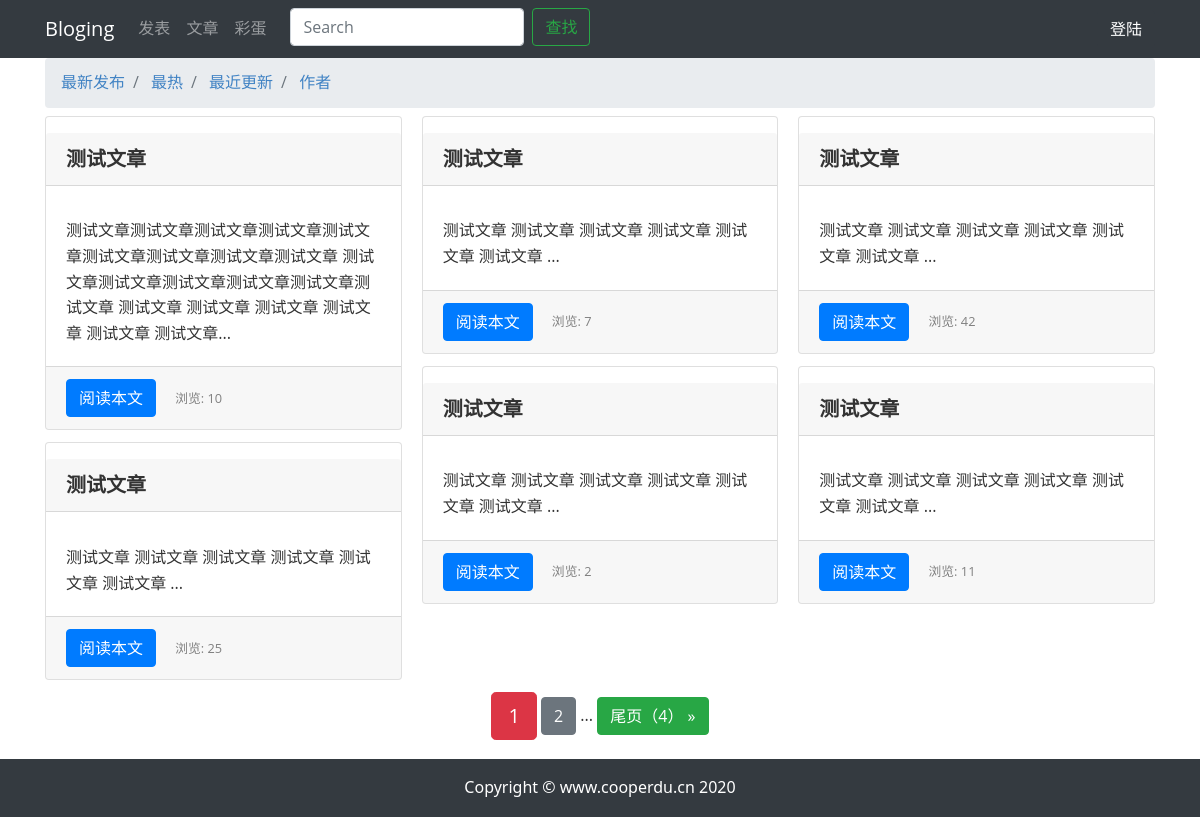
Page /article/ on the earlier database version.
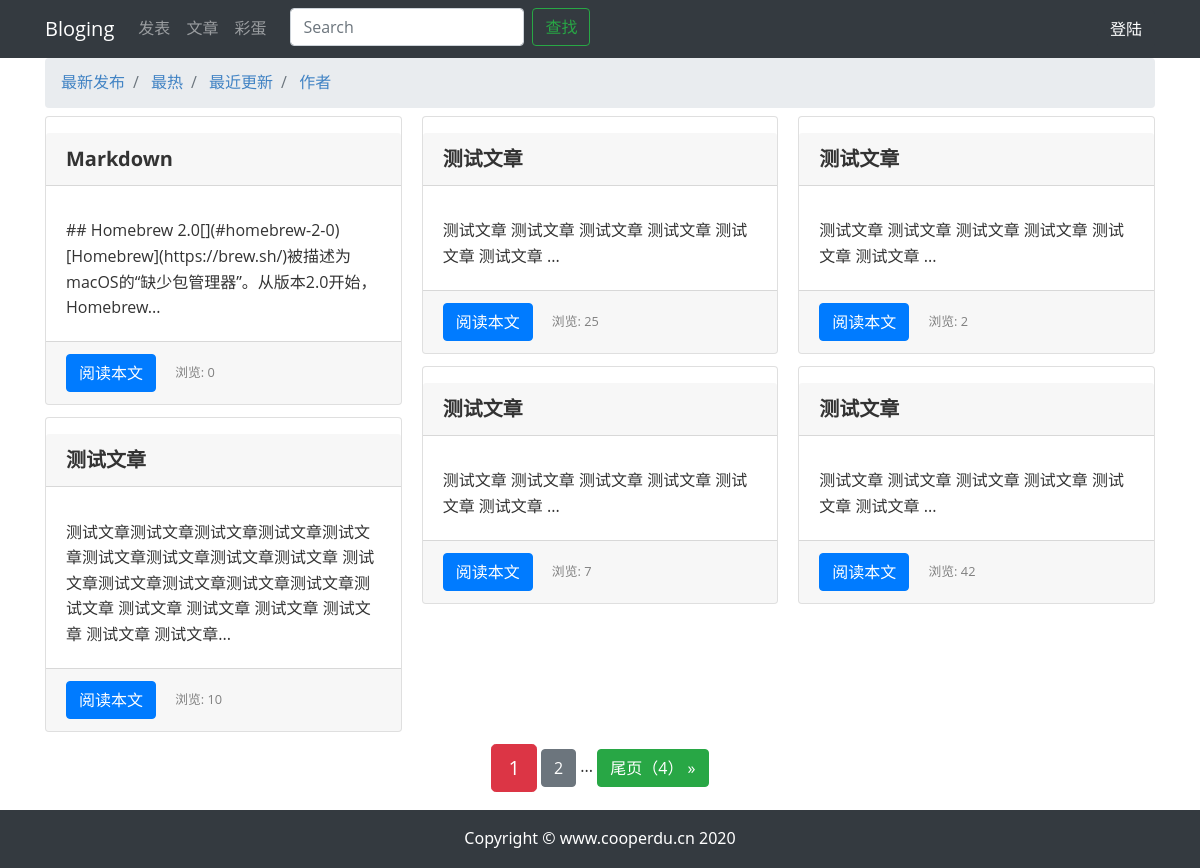
Same page on the later database version.
### article/models.py (models this page shows, shortened)
class ArticlePost(models.Model):
    author = models.ForeignKey(User, on_delete=models.CASCADE)
    title = models.CharField(max_length=100)
    body = models.TextField()
    created = models.DateTimeField(default=timezone.now)
    updated = models.DateTimeField(auto_now=True)
    total_views = models.PositiveIntegerField(default=0)
    class Meta:
        ordering = ('-created',)
        db_table = '文章'
        verbose_name = '文章'
        verbose_name_plural = verbose_name

### article/views.py (the view)
# urls.py: path('', views.article_list, name='article_list'),
def article_list(request):
    try:
        order = request.COOKIES['order']
    except Exception as e:
        order = 'created'
    articles_list = ArticlePost.objects.all().order_by('-' + order)
    search = request.GET.get('search')
    if search:
        articles_list = articles_list.filter(
            Q(title__icontains=search) |
            Q(body__icontains=search)
        )
    else:
        search = ''
    paginator = Paginator(articles_list, 6, 3, True)
    page = request.GET.get('page')
    articles = paginator.get_page(page)
    context = {
        'articles': articles,
        'search': search,
    }
    return render(request, 'article/list.html', context)

### templates/article/list.html (shortened to what this page needs)
{% extends "base.html" %}
{% load staticfiles %}
{% block content %}
    <div class="container">
        <nav aria-label="breadcrumb">
            <ol class="breadcrumb">
                <li class="breadcrumb-item">
                    <a href={% url 'article:article_order' 'created' %}>
                        最新发布
                </li>
                <li class="breadcrumb-item">
                    <a href={% url 'article:article_order' 'total_views' %}>
                        最热
                </li>
                <li class="breadcrumb-item">
                    <a href={% url 'article:article_order' 'updated' %}>
                        最近更新
                </li>
                <li class="breadcrumb-item">
                    <a href={% url 'article:article_order' 'author_id' %}>
                        作者
                </li>
            </ol>
        </nav>
        <div class="card-columns mt-md-2">
            {% for article in articles %}
                <div class="card">
                    <h4 class="card-header">{{ article.title }}</h4>
                    <div class="card-body ">
                        <p class="card-text ">{{ article.body|slice:'100' }}...</p>
                    </div>
                    <div class="card-footer">
                        <a href="{% url 'article:article_detail' article.id %}" class="btn btn-primary">阅读本文</a>
                        <span>
                            <small class="col align-self-end" style="color: gray;">
                                浏览: {{ article.total_views }}
                            </small>
                        </span>
                    </div>
                </div>
            {% endfor %}
        </div>
    </div>
    <div class="pagination row">
        <div class="m-auto">
        <span class="step-links">
            <span class="current btn btn-danger btn-lg">
                {{ articles.number }}
            </span>
            {% if articles.has_next %}
                <a href=?page={{ articles.next_page_number }}&search={{ search }}
                   class="btn btn-secondary"
                >
                    {{ articles.next_page_number }}
                </a>
                <span>...</span>
                <a href=?page={{ articles.paginator.num_pages }}&search={{ search }}
                   class="btn btn-success"
                >
                    尾页（{{ articles.paginator.num_pages }}） &raquo;
                </a>
            {% endif %}
        </span>
        </div>
    </div>
{% endblock content %}

Differences in the rows shown:
no longer on this page (row unchanged): ArticlePost: title "测试文章", body "测试文章 测试文章 测试文章 测试文章 测试文章 测试文章", total_views "11"
added ArticlePost: title "Markdown", body "## Homebrew 2.0[](#homebrew-2-0) [Homebrew](https://brew.sh/)被描述为macOS的“缺少包管理器”。从版本2.0开始，Homebrew", total_views "0"
